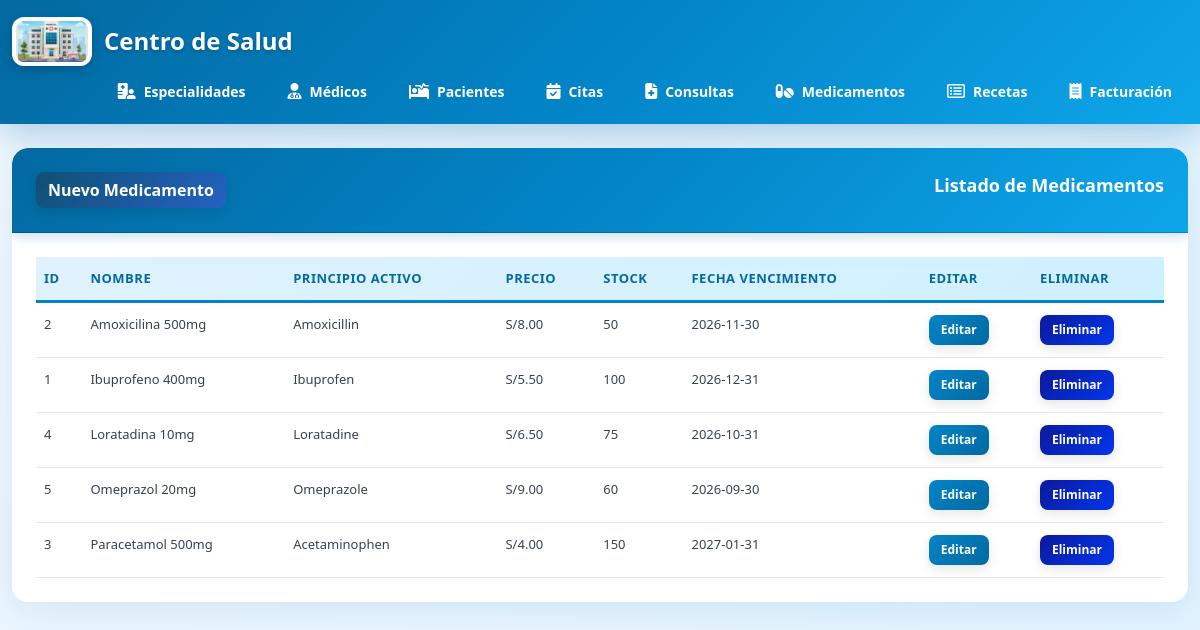
/medicamentos/index.php, run on an earlier commit of the app's database.
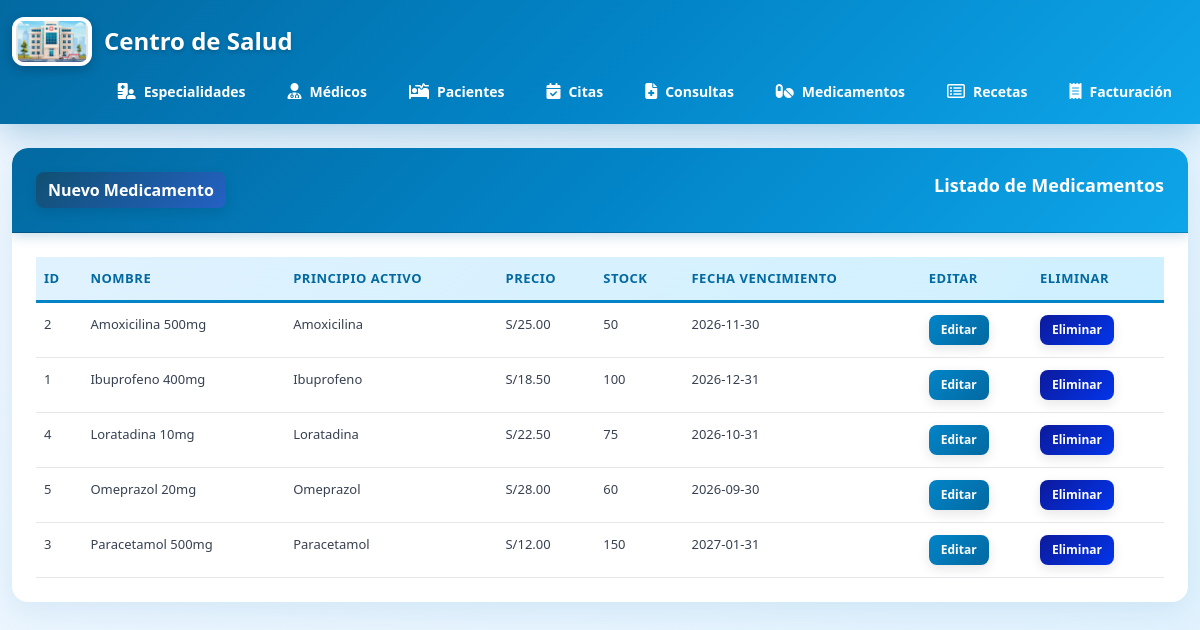
And on a later commit of the database.
### tables this page shows
CREATE TABLE medicamentos (
  id_medicamento int auto_increment primary key,
  nombre varchar(150) not null,
  principio_activo varchar(150),
  precio decimal(10,2),
  stock int default 0,
  fecha_vencimiento date,
  descripcion text,
  fecha_actualizacion datetime default current_timestamp on update current_timestamp
);

### medicamentos/index.php (the view, shortened to what this page needs)
<?php
require_once '../config/database.php';
require_once '../includes/header.php';
$stmt = $pdo->query("SELECT * FROM medicamentos ORDER BY nombre");
$medicamentos = $stmt->fetchAll(PDO::FETCH_ASSOC);
?>
<div class="card">
    <div class="card-header">
        <div class="row">
            <div class="col-md-6">
                <a href="create.php" class="btn btn-primary">Nuevo Medicamento</a>
            </div>
            <div class="col-md-6">
                <div class="float-end">Listado de Medicamentos</div>
            </div>
        </div>
    </div>
    <div class="card-body">
        <div class="table-responsive">
            <table class="table">
                <thead>
                    <tr>
                        <th>ID</th>
                        <th>Nombre</th>
                        <th>Principio Activo</th>
                        <th>Precio</th>
                        <th>Stock</th>
                        <th>Fecha Vencimiento</th>
                        <th>Editar</th>
                        <th>Eliminar</th>
                    </tr>
                </thead>
                <tbody>
                    <?php foreach ($medicamentos as $medicamento): ?>
                    <tr>
                        <td><?= $medicamento['id_medicamento'] ?></td>
                        <td><?= $medicamento['nombre'] ?></td>
                        <td><?= $medicamento['principio_activo'] ?></td>
                        <td>S/<?= $medicamento['precio'] ?></td>
                        <td><?= $medicamento['stock'] ?></td>
                        <td><?= $medicamento['fecha_vencimiento'] ?></td>
                        <td>
                            <a href="edit.php?id=<?= $medicamento['id_medicamento'] ?>" class="btn btn-warning btn-sm">Editar</a>
                        </td>
                        <td>
                            <a href="delete.php?id=<?= $medicamento['id_medicamento'] ?>" class="btn btn-danger btn-sm">Eliminar</a>
                        </td>
                    </tr>
                    <?php endforeach; ?>
                </tbody>
            </table>
        </div>
    </div>
</div>
<?php require_once '../includes/footer.php'; ?>

### includes/header.php (shortened to what this page needs)
<!DOCTYPE html>
<!DOCTYPE html>
<html lang="es">
<head>
    <link href="https://cdn.jsdelivr.net/npm/bootstrap@5.2.3/dist/css/bootstrap.min.css" rel="stylesheet">
    <link rel="stylesheet" href="/salud/public/css/style.css">
</head>
<body>
<nav class="navbar navbar-dark bg-primary">
    <div class="container-fluid">
            <a class="navbar-brand" href="/salud/">
                <img class="logo__principal" src="/salud/public/imagenes/hospital.jpg" alt="hospital"> Centro de Salud
            </a>
        <ul class="navbar-nav ms-auto flex-row">
            <li class="nav-item">
                <a class="nav-link" href="/salud/especialidades/index.php">
                    <i class="fa-solid fa-hospital-user"></i> Especialidades
                </a>
            </li>
            <li class="nav-item">
                <a class="nav-link" href="/salud/medicos/index.php">
                    <i class="fa-solid fa-user-doctor"></i> Médicos
                </a>
            </li>
            <li class="nav-item">
                <a class="nav-link" href="/salud/pacientes/index.php">
                    <i class="fa-solid fa-bed-pulse"></i> Pacientes
                </a>
            </li>
            <li class="nav-item">
                <a class="nav-link" href="/salud/citas/index.php">
                    <i class="fa-solid fa-calendar-check"></i> Citas
                </a>
            </li>
            <li class="nav-item">
                <a class="nav-link" href="/salud/consultas/index.php">
                    <i class="fa-solid fa-file-medical"></i> Consultas
                </a>
            </li>
            <li class="nav-item">
                <a class="nav-link" href="/salud/medicamentos/index.php">
                    <i class="fa-solid fa-pills"></i> Medicamentos
                </a>
            </li>
            <li class="nav-item">
                <a class="nav-link" href="/salud/recetas/index.php">
                    <i class="fa-regular fa-rectangle-list"></i> Recetas
                </a>
            </li>
            <li class="nav-item">
                <a class="nav-link" href="/salud/facturacion/index.php">
                    <i class="fa-solid fa-receipt"></i> Facturación
                </a>
            </li>
        </ul>
    </div>
</nav>
<div class="container mt-4">

### includes/footer.php (shortened to what this page needs)
</div>
</body>
</html>

### public/css/style.css (style rules this page uses)
* { margin: 0; padding: 0; box-sizing: border-box; }
body { background: linear-gradient(135deg, #f0f7ff 0%, #e0f2fe 100%); font-family: 'Segoe UI', Tahoma, Geneva, Verdana, sans-serif; min-height: 100vh; }
.navbar { background: linear-gradient(135deg, #0369A1 0%, #0284C7 50%, #0EA5E9 100%) !important; box-shadow: 0 8px 32px rgba(3, 105, 161, 0.3); padding: 12px 0 !important; }
.navbar-brand { font-size: 24px !important; font-weight: 700 !important; color: #fff !important; display: flex; align-items: center; gap: 12px; text-shadow: 0 2px 4px rgba(0, 0, 0, 0.2); }
img.logo__principal { max-width: 80px !important; height: auto !important; margin: 0; border-radius: 12px !important; box-shadow: 0 4px 12px rgba(0, 0, 0, 0.2); background: white; padding: 4px; }
.navbar-nav { gap: 10px; }
.nav-link { color: #fff !important; font-weight: 600 !important; font-size: 14px !important; padding: 10px 16px !important; border-radius: 8px; transition: all 0.3s ease; display: flex; align-items: center; gap: 8px; }
.nav-link i { font-size: 16px; }
.container { max-width: 1200px; }
.card { border: none !important; border-radius: 16px; box-shadow: 0 8px 32px rgba(3, 105, 161, 0.1); margin-bottom: 30px; overflow: hidden; background: white; }
.card-header { background: linear-gradient(135deg, #0369A1 0%, #0284C7 50%, #0EA5E9 100%) !important; color: white !important; border-radius: 16px 16px 0 0 !important; padding: 24px !important; font-weight: 600; font-size: 18px; box-shadow: 0 4px 12px rgba(3, 105, 161, 0.2); }
.card-body { padding: 24px; }
.btn { border-radius: 8px; font-weight: 600; transition: all 0.3s ease; box-shadow: 0 4px 12px rgba(0, 0, 0, 0.1); }
.btn-primary { background: linear-gradient(135deg, #105072 0%, #2461c4 100%) !important; border: none !important; color: white !important; }
.btn-warning { background: linear-gradient(135deg, #0284C7 0%, #0369A1 100%) !important; border: none !important; color: white !important; }
.btn-danger { background: linear-gradient(135deg, #0c1a9c 0%, #0335eb 100%) !important; border: none !important; color: white !important; }
.btn-sm { padding: 6px 12px; font-size: 12px; }
.table { background-color: white; margin-bottom: 0; }
.table thead { background: linear-gradient(135deg, #E0F2FE 0%, #CFF0FF 100%); }
.table th { font-weight: 700; color: #0369A1; border-bottom: 3px solid #0284C7; padding: 16px; text-transform: uppercase; font-size: 12px; letter-spacing: 0.5px; }
.table td { padding: 16px; border-bottom: 1px solid #e5e7eb; color: #374151; }
.table tbody tr { transition: all 0.3s ease; }
.row { display: flex; gap: 20px; }
.col-md-6 { flex: 1; }
.float-end { float: right; }
.mt-4 { margin-top: 30px; }
.table-responsive { width: 100%; }
.table { width: 100%; white-space: normal; }
.table th, .table td { font-size: 13px; padding: 12px 8px; }

What changed in the data, as far as the page shows it:
changed medicamentos "Amoxicilina 500mg": principio_activo "Amoxicillin" → "Amoxicilina"; precio "8.00" → "25.00"
changed medicamentos "Ibuprofeno 400mg": principio_activo "Ibuprofen" → "Ibuprofeno"; precio "5.50" → "18.50"
changed medicamentos "Loratadina 10mg": principio_activo "Loratadine" → "Loratadina"; precio "6.50" → "22.50"
changed medicamentos "Omeprazol 20mg": principio_activo "Omeprazole" → "Omeprazol"; precio "9.00" → "28.00"
changed medicamentos "Paracetamol 500mg": principio_activo "Acetaminophen" → "Paracetamol"; precio "4.00" → "12.00"
